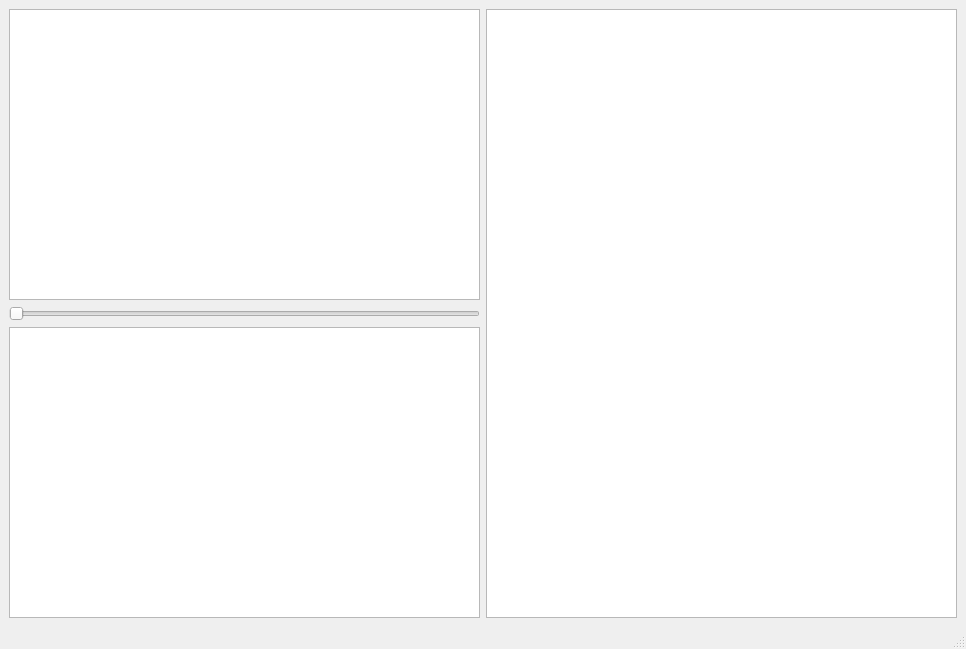
<?xml version="1.0" encoding="UTF-8"?>
<ui version="4.0">
 <class>recipePage</class>
 <widget class="QMainWindow" name="recipePage">
  <property name="geometry">
   <rect>
    <x>0</x>
    <y>0</y>
    <width>966</width>
    <height>649</height>
   </rect>
  </property>
  <property name="windowTitle">
   <string>MainWindow</string>
  </property>
  <widget class="QWidget" name="centralwidget">
   <layout class="QGridLayout" name="gridLayout">
    <item row="0" column="2">
     <widget class="QTextBrowser" name="textBrowser"/>
    </item>
    <item row="0" column="0">
     <layout class="QVBoxLayout" name="verticalLayout">
      <item>
       <widget class="QGraphicsView" name="graphicsView"/>
      </item>
      <item>
       <widget class="QSlider" name="horizontalSlider">
        <property name="orientation">
         <enum>Qt::Horizontal</enum>
        </property>
       </widget>
      </item>
      <item>
       <widget class="QListWidget" name="listWidget"/>
      </item>
     </layout>
    </item>
   </layout>
  </widget>
  <widget class="QMenuBar" name="menubar">
   <property name="geometry">
    <rect>
     <x>0</x>
     <y>0</y>
     <width>966</width>
     <height>21</height>
    </rect>
   </property>
  </widget>
  <widget class="QStatusBar" name="statusbar"/>
 </widget>
 <resources/>
 <connections/>
</ui>
